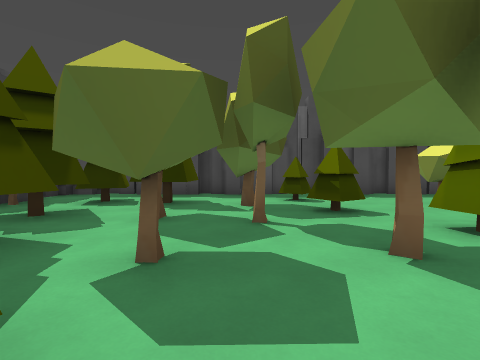
view 1 (above)

20 first-person views from a walk through a level from a Godot 3-D game. The camera is 1.5 m above the floor, tilts 2° down and sees 85° across. The floor is counted in squares, 2 m on a side. Each view is taken from the middle of a square. On the plan, view 1 faces up. The plan holds only what a view shows up to about 9 squares ahead; the rest is blank. The place goes on beyond the plan. Characters and animated objects are left out. Some surface patterns are stand-ins.

view 2
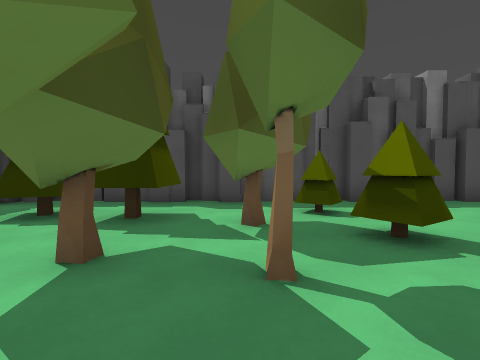

view 3
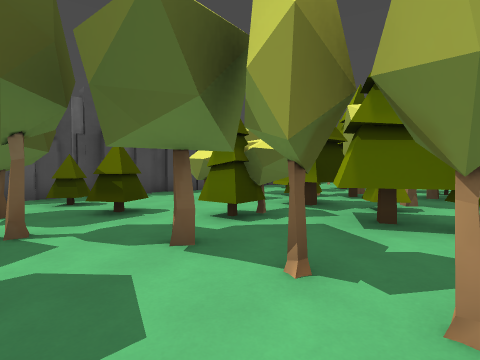

view 4
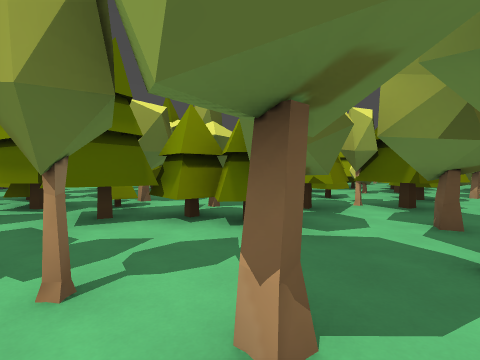

view 5
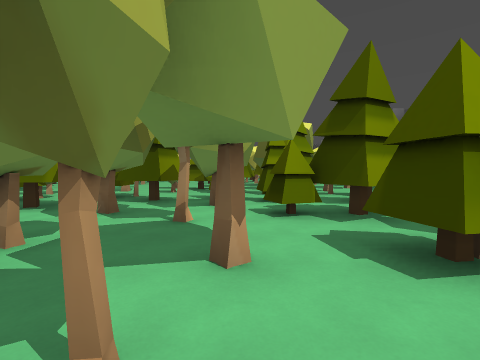

view 6
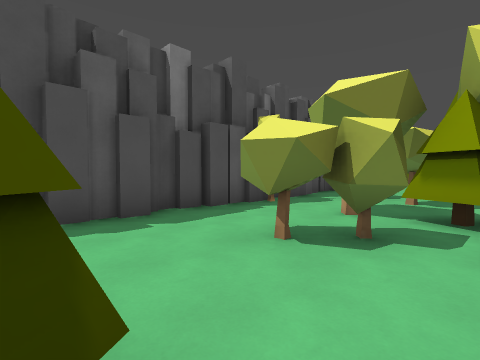

view 7
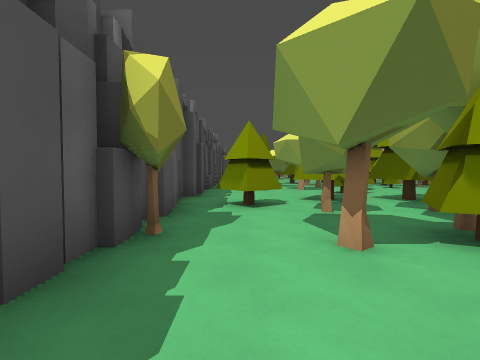

view 8
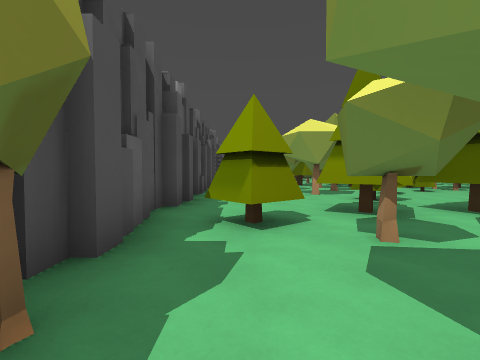

view 9
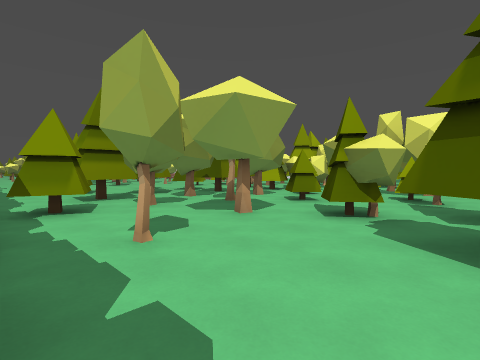

view 10
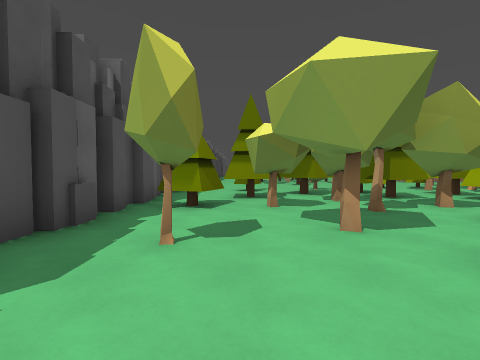

view 11
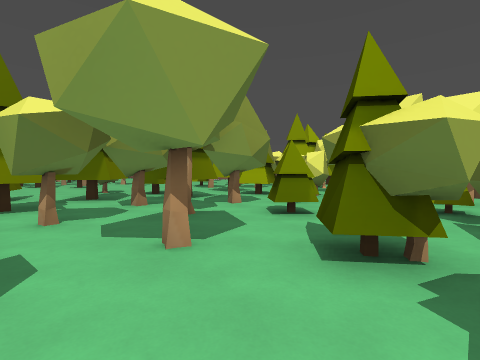

view 12
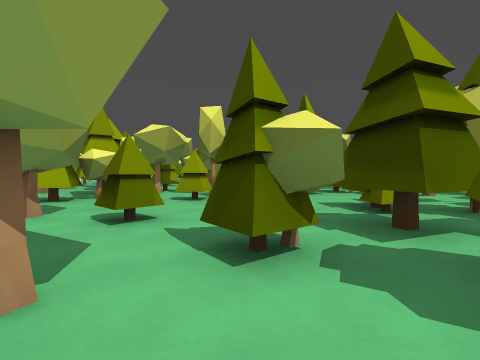

view 13
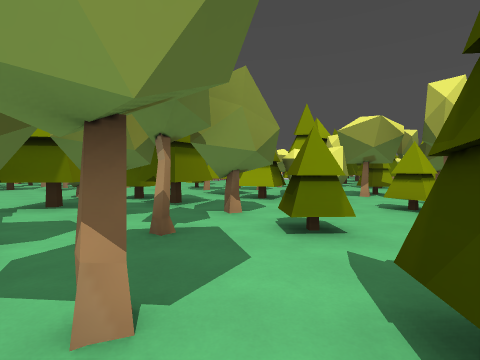

view 14
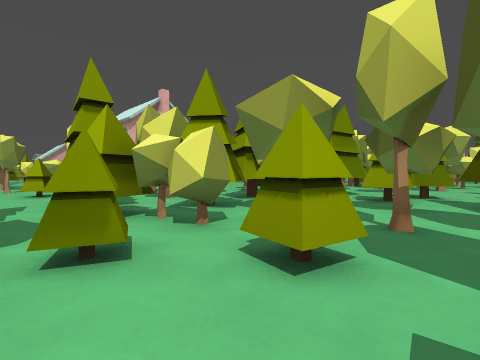

view 15
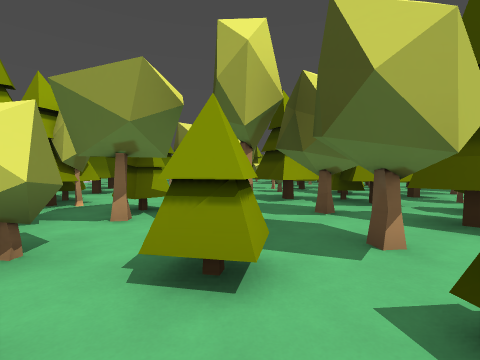

view 16
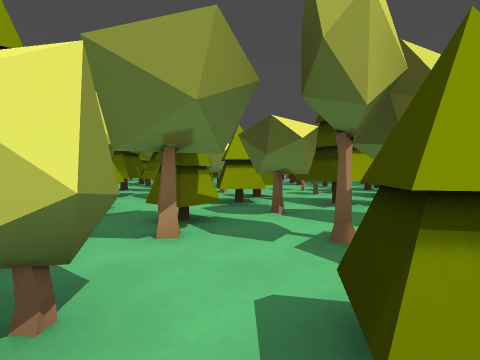

view 17
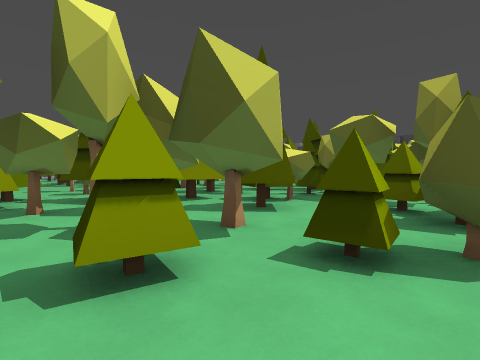

view 18
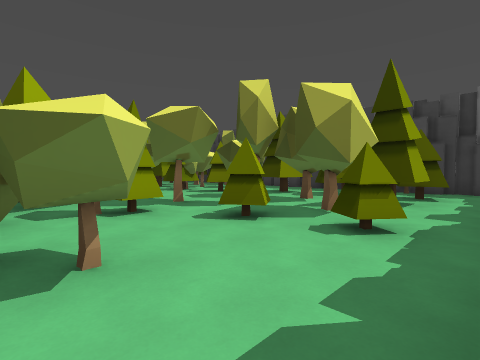

view 19
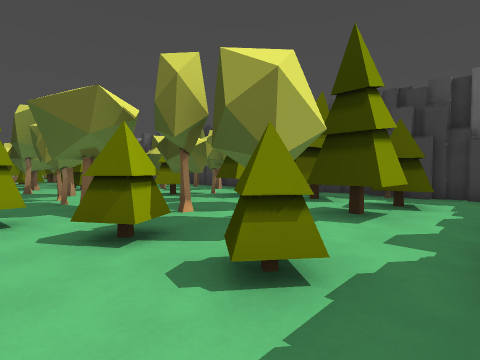

view 20
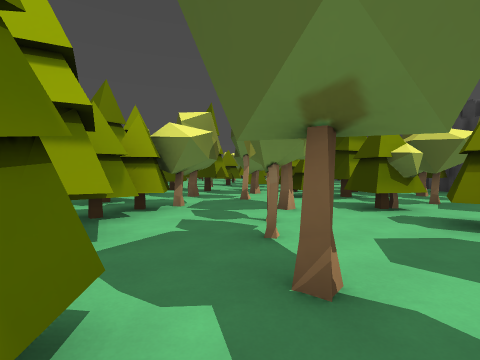

### Floor plan
Key: @ floor where view 1 was taken; # wall or solid block; x gap in a wall; . floor; T thing the floor can be seen under or through.
Columns run from 6 left of view 1 to 25 right of it. Each row starts with its distance up from view 1.
  9 ###########################
  8 #............#..............
  7 #. #............#...#..#....
  6 #####x#...#..#.TT.......##.#
  5    #....#..#.#.TTT..#..###....
  4    #........##...TTT....###...
  3    ##....#### TTTT.T..#.###x..
  2     ##....##     T...#..###.
  1     ##..#.#      ##.....x.....
  0      #@...#      ###..#.#......#
 -1      #.#..#       ###.####x
 -2      #...##      ###...##...
 -3      #...##      #..#.###...
 -4      ##..#       ##...#.#
 -5       ####       ####...#
 -6                    ###..#
 -7                     ######
 -8                         ##
 -9                         #

Where each view was taken, in squares from view 1:
view 1: 0 up, 0 right, facing up
view 2: 2 up, 0 right, facing up
view 3: 0 up, 0 right, facing up-right
view 4: 1 down, 0 right, facing right
view 5: 1 up, 1 right, facing down
view 6: 4 up, 2 right, facing up-right
view 7: 7 up, 4 right, facing right
view 8: 7 up, 6 right, facing right
view 9: 8 up, 11 right, facing down-right
view 10: 6 up, 11 right, facing right
view 11: 6 up, 12 right, facing down-right
view 12: 6 up, 13 right, facing down
view 13: 5 up, 13 right, facing down-right
view 14: 1 up, 13 right, facing down-right
view 15: 1 up, 14 right, facing down
view 16: 0 up, 15 right, facing down
view 17: 1 up, 15 right, facing down-left
view 18: 8 up, 5 right, facing down-left
view 19: 8 up, 3 right, facing down-left
view 20: 4 up, 2 right, facing down
